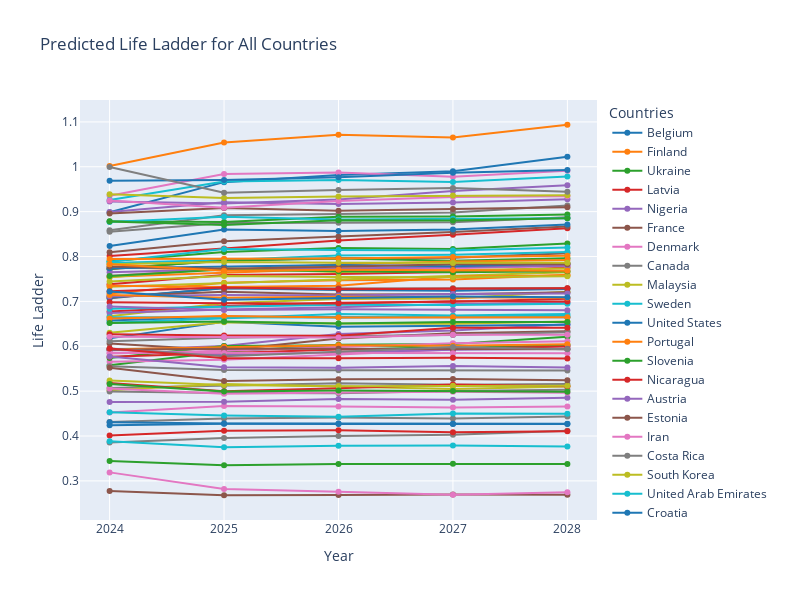

This figure's notebook cell:
### Markdown cell above
##3(c) Linear Regression (for other features)

### Code cell
from plotly import graph_objects as go

# Calculate the happiness score increase/decrease and final happiness score for each country
country_stats = []
for country, forecast in predictions.items():
    initial_score = forecast[0]
    final_score = forecast[-1]
    change = final_score - initial_score
    country_stats.append((country, change, final_score))

# Sort the countries based on the happiness score increase/decrease and final happiness score
country_stats.sort(key=lambda x: (x[1], x[2]), reverse=True)

# Create traces for each country's predicted happiness scores
traces = []
colors = ['#1f77b4', '#ff7f0e', '#2ca02c', '#d62728', '#9467bd', '#8c564b', '#e377c2', '#7f7f7f', '#bcbd22', '#17becf']
for i, (country, _, _) in enumerate(country_stats):
    predicted = pd.DataFrame({'Year': range(2024, 2029), 'Life Ladder': predictions[country]})
    trace = go.Scatter(x=predicted['Year'], y=predicted['Life Ladder'], mode='lines+markers', name=country,
                       line=dict(color=colors[i % len(colors)]), hovertemplate='Year: %{x}<br>Life Ladder: %{y:.4f}')
    traces.append(trace)

layout = go.Layout(
    title='Predicted Life Ladder for All Countries',
    xaxis=dict(title='Year'),
    yaxis=dict(title='Life Ladder'),
    hovermode='closest',
    width=800,
    height=600,
    legend=dict(title='Countries')
)


fig = go.Figure(data=traces, layout=layout)
fig.show()


print("Ranking of Countries:")
print("------------------------")
for i, (country, change, final_score) in enumerate(country_stats, start=1):
    print(f"{i}. {country}")
    print(f"   Increase/Decrease: {change:.4f}")
    print(f"   Final Score: {final_score:.4f}")
    print("------------------------")

### Figure 1 — Plotly figure (JSON) as saved in the notebook; plotly's stock layout.template omitted (floating-point values rounded to 4 significant figures)
{"data": [{"hovertemplate": "Year: %{x}<br>Life Ladder: %{y:.4f}", "line": {"color": "#1f77b4"}, "mode": "lines+markers", "name": "Belgium", "type": "scatter", "x": [2024, 2025, 2026, 2027, 2028], "y": [0.8988, 0.9658, 0.9816, 0.9898, 1.022]}, {"hovertemplate": "Year: %{x}<br>Life Ladder: %{y:.4f}", "line": {"color": "#ff7f0e"}, "mode": "lines+markers", "name": "Finland", "type": "scatter", "x": [2024, 2025, 2026, 2027, 2028], "y": [1.002, 1.054, 1.071, 1.065, 1.094]}, {"hovertemplate": "Year: %{x}<br>Life Ladder: %{y:.4f}", "line": {"color": "#2ca02c"}, "mode": "lines+markers", "name": "Ukraine", "type": "scatter", "x": [2024, 2025, 2026, 2027, 2028], "y": [0.5575, 0.5878, 0.6035, 0.6052, 0.6214]}, {"hovertemplate": "Year: %{x}<br>Life Ladder: %{y:.4f}", "line": {"color": "#d62728"}, "mode": "lines+markers", "name": "Latvia", "type": "scatter", "x": [2024, 2025, 2026, 2027, 2028], "y": [0.8014, 0.8177, 0.836, 0.8484, 0.8628]}, {"hovertemplate": "Year: %{x}<br>Life Ladder: %{y:.4f}", "line": {"color": "#9467bd"}, "mode": "lines+markers", "name": "Nigeria", "type": "scatter", "x": [2024, 2025, 2026, 2027, 2028], "y": [0.5911, 0.6005, 0.6273, 0.6353, 0.6493]}, {"hovertemplate": "Year: %{x}<br>Life Ladder: %{y:.4f}", "line": {"color": "#8c564b"}, "mode": "lines+markers", "name": "France", "type": "scatter", "x": [2024, 2025, 2026, 2027, 2028], "y": [0.8097, 0.8341, 0.8447, 0.8544, 0.867]}, {"hovertemplate": "Year: %{x}<br>Life Ladder: %{y:.4f}", "line": {"color": "#e377c2"}, "mode": "lines+markers", "name": "Denmark", "type": "scatter", "x": [2024, 2025, 2026, 2027, 2028], "y": [0.9356, 0.9839, 0.9873, 0.9776, 0.9913]}, {"hovertemplate": "Year: %{x}<br>Life Ladder: %{y:.4f}", "line": {"color": "#7f7f7f"}, "mode": "lines+markers", "name": "Canada", "type": "scatter", "x": [2024, 2025, 2026, 2027, 2028], "y": [0.8587, 0.8922, 0.8947, 0.8983, 0.9138]}, {"hovertemplate": "Year: %{x}<br>Life Ladder: %{y:.4f}", "line": {"color": "#bcbd22"}, "mode": "lines+markers", "name": "Malaysia", "type": "scatter", "x": [2024, 2025, 2026, 2027, 2028], "y": [0.6667, 0.696, 0.7053, 0.7064, 0.7217]}, {"hovertemplate": "Year: %{x}<br>Life Ladder: %{y:.4f}", "line": {"color": "#17becf"}, "mode": "lines+markers", "name": "Sweden", "type": "scatter", "x": [2024, 2025, 2026, 2027, 2028], "y": [0.9261, 0.9673, 0.9705, 0.9661, 0.9785]}, {"hovertemplate": "Year: %{x}<br>Life Ladder: %{y:.4f}", "line": {"color": "#1f77b4"}, "mode": "lines+markers", "name": "United States", "type": "scatter", "x": [2024, 2025, 2026, 2027, 2028], "y": [0.8232, 0.8601, 0.8569, 0.8603, 0.8712]}, {"hovertemplate": "Year: %{x}<br>Life Ladder: %{y:.4f}", "line": {"color": "#ff7f0e"}, "mode": "lines+markers", "name": "Portugal", "type": "scatter", "x": [2024, 2025, 2026, 2027, 2028], "y": [0.7178, 0.7413, 0.7471, 0.7489, 0.7592]}, {"hovertemplate": "Year: %{x}<br>Life Ladder: %{y:.4f}", "line": {"color": "#2ca02c"}, "mode": "lines+markers", "name": "Slovenia", "type": "scatter", "x": [2024, 2025, 2026, 2027, 2028], "y": [0.7893, 0.81, 0.8189, 0.8167, 0.8288]}, {"hovertemplate": "Year: %{x}<br>Life Ladder: %{y:.4f}", "line": {"color": "#d62728"}, "mode": "lines+markers", "name": "Nicaragua", "type": "scatter", "x": [2024, 2025, 2026, 2027, 2028], "y": [0.7382, 0.7587, 0.7613, 0.7653, 0.7753]}, {"hovertemplate": "Year: %{x}<br>Life Ladder: %{y:.4f}", "line": {"color": "#9467bd"}, "mode": "lines+markers", "name": "Austria", "type": "scatter", "x": [2024, 2025, 2026, 2027, 2028], "y": [0.9225, 0.9179, 0.9273, 0.946, 0.9589]}, {"hovertemplate": "Year: %{x}<br>Life Ladder: %{y:.4f}", "line": {"color": "#8c564b"}, "mode": "lines+markers", "name": "Estonia", "type": "scatter", "x": [2024, 2025, 2026, 2027, 2028], "y": [0.7714, 0.7918, 0.7961, 0.7972, 0.8073]}, {"hovertemplate": "Year: %{x}<br>Life Ladder: %{y:.4f}", "line": {"color": "#e377c2"}, "mode": "lines+markers", "name": "Iran", "type": "scatter", "x": [2024, 2025, 2026, 2027, 2028], "y": [0.5654, 0.57, 0.5814, 0.5928, 0.6013]}, {"hovertemplate": "Year: %{x}<br>Life Ladder: %{y:.4f}", "line": {"color": "#7f7f7f"}, "mode": "lines+markers", "name": "Costa Rica", "type": "scatter", "x": [2024, 2025, 2026, 2027, 2028], "y": [0.8551, 0.8747, 0.8754, 0.8762, 0.8874]}, {"hovertemplate": "Year: %{x}<br>Life Ladder: %{y:.4f}", "line": {"color": "#bcbd22"}, "mode": "lines+markers", "name": "South Korea", "type": "scatter", "x": [2024, 2025, 2026, 2027, 2028], "y": [0.7324, 0.7402, 0.7496, 0.7571, 0.7647]}, {"hovertemplate": "Year: %{x}<br>Life Ladder: %{y:.4f}", "line": {"color": "#17becf"}, "mode": "lines+markers", "name": "United Arab Emirates", "type": "scatter", "x": [2024, 2025, 2026, 2027, 2028], "y": [0.7884, 0.8167, 0.8144, 0.8132, 0.8199]}, {"hovertemplate": "Year: %{x}<br>Life Ladder: %{y:.4f}", "line": {"color": "#1f77b4"}, "mode": "lines+markers", "name": "Croatia", "type": "scatter", "x": [2024, 2025, 2026, 2027, 2028], "y": [0.6176, 0.6544, 0.6438, 0.6453, 0.6478]}, {"hovertemplate": "Year: %{x}<br>Life Ladder: %{y:.4f}", "line": {"color": "#ff7f0e"}, "mode": "lines+markers", "name": "Hungary", "type": "scatter", "x": [2024, 2025, 2026, 2027, 2028], "y": [0.7547, 0.7643, 0.7727, 0.7769, 0.7845]}, {"hovertemplate": "Year: %{x}<br>Life Ladder: %{y:.4f}", "line": {"color": "#2ca02c"}, "mode": "lines+markers", "name": "Congo (Brazzaville)", "type": "scatter", "x": [2024, 2025, 2026, 2027, 2028], "y": [0.5739, 0.6006, 0.6025, 0.5963, 0.6027]}, {"hovertemplate": "Year: %{x}<br>Life Ladder: %{y:.4f}", "line": {"color": "#d62728"}, "mode": "lines+markers", "name": "Kyrgyzstan", "type": "scatter", "x": [2024, 2025, 2026, 2027, 2028], "y": [0.6773, 0.6898, 0.6971, 0.6994, 0.706]}, {"hovertemplate": "Year: %{x}<br>Life Ladder: %{y:.4f}", "line": {"color": "#9467bd"}, "mode": "lines+markers", "name": "Netherlands", "type": "scatter", "x": [2024, 2025, 2026, 2027, 2028], "y": [0.899, 0.921, 0.9172, 0.9206, 0.9276]}, {"hovertemplate": "Year: %{x}<br>Life Ladder: %{y:.4f}", "line": {"color": "#8c564b"}, "mode": "lines+markers", "name": "Georgia", "type": "scatter", "x": [2024, 2025, 2026, 2027, 2028], "y": [0.606, 0.5914, 0.6172, 0.6289, 0.6336]}, {"hovertemplate": "Year: %{x}<br>Life Ladder: %{y:.4f}", "line": {"color": "#e377c2"}, "mode": "lines+markers", "name": "Guinea", "type": "scatter", "x": [2024, 2025, 2026, 2027, 2028], "y": [0.5841, 0.5898, 0.5982, 0.6067, 0.6111]}, {"hovertemplate": "Year: %{x}<br>Life Ladder: %{y:.4f}", "line": {"color": "#7f7f7f"}, "mode": "lines+markers", "name": "Zambia", "type": "scatter", "x": [2024, 2025, 2026, 2027, 2028], "y": [0.3856, 0.3955, 0.3999, 0.4029, 0.4116]}, {"hovertemplate": "Year: %{x}<br>Life Ladder: %{y:.4f}", "line": {"color": "#bcbd22"}, "mode": "lines+markers", "name": "Ecuador", "type": "scatter", "x": [2024, 2025, 2026, 2027, 2028], "y": [0.6302, 0.6534, 0.6509, 0.6499, 0.6554]}, {"hovertemplate": "Year: %{x}<br>Life Ladder: %{y:.4f}", "line": {"color": "#17becf"}, "mode": "lines+markers", "name": "Spain", "type": "scatter", "x": [2024, 2025, 2026, 2027, 2028], "y": [0.7857, 0.792, 0.8026, 0.8038, 0.8099]}, {"hovertemplate": "Year: %{x}<br>Life Ladder: %{y:.4f}", "line": {"color": "#1f77b4"}, "mode": "lines+markers", "name": "Norway", "type": "scatter", "x": [2024, 2025, 2026, 2027, 2028], "y": [0.9687, 0.9708, 0.9767, 0.9867, 0.9928]}, {"hovertemplate": "Year: %{x}<br>Life Ladder: %{y:.4f}", "line": {"color": "#ff7f0e"}, "mode": "lines+markers", "name": "Bosnia and Herzegovina", "type": "scatter", "x": [2024, 2025, 2026, 2027, 2028], "y": [0.7348, 0.7322, 0.7351, 0.7552, 0.7579]}, {"hovertemplate": "Year: %{x}<br>Life Ladder: %{y:.4f}", "line": {"color": "#2ca02c"}, "mode": "lines+markers", "name": "Italy", "type": "scatter", "x": [2024, 2025, 2026, 2027, 2028], "y": [0.773, 0.7907, 0.7958, 0.7905, 0.7959]}, {"hovertemplate": "Year: %{x}<br>Life Ladder: %{y:.4f}", "line": {"color": "#d62728"}, "mode": "lines+markers", "name": "Gabon", "type": "scatter", "x": [2024, 2025, 2026, 2027, 2028], "y": [0.5766, 0.5847, 0.5929, 0.5944, 0.5995]}, {"hovertemplate": "Year: %{x}<br>Life Ladder: %{y:.4f}", "line": {"color": "#9467bd"}, "mode": "lines+markers", "name": "Russia", "type": "scatter", "x": [2024, 2025, 2026, 2027, 2028], "y": [0.6744, 0.6821, 0.6867, 0.6941, 0.6972]}, {"hovertemplate": "Year: %{x}<br>Life Ladder: %{y:.4f}", "line": {"color": "#8c564b"}, "mode": "lines+markers", "name": "Poland", "type": "scatter", "x": [2024, 2025, 2026, 2027, 2028], "y": [0.7072, 0.73, 0.7289, 0.729, 0.7291]}, {"hovertemplate": "Year: %{x}<br>Life Ladder: %{y:.4f}", "line": {"color": "#e377c2"}, "mode": "lines+markers", "name": "El Salvador", "type": "scatter", "x": [2024, 2025, 2026, 2027, 2028], "y": [0.7572, 0.7726, 0.7689, 0.774, 0.7788]}, {"hovertemplate": "Year: %{x}<br>Life Ladder: %{y:.4f}", "line": {"color": "#7f7f7f"}, "mode": "lines+markers", "name": "Indonesia", "type": "scatter", "x": [2024, 2025, 2026, 2027, 2028], "y": [0.6111, 0.619, 0.6226, 0.6253, 0.6312]}, {"hovertemplate": "Year: %{x}<br>Life Ladder: %{y:.4f}", "line": {"color": "#bcbd22"}, "mode": "lines+markers", "name": "Serbia", "type": "scatter", "x": [2024, 2025, 2026, 2027, 2028], "y": [0.7538, 0.7739, 0.7653, 0.7697, 0.7735]}, {"hovertemplate": "Year: %{x}<br>Life Ladder: %{y:.4f}", "line": {"color": "#17becf"}, "mode": "lines+markers", "name": "Vietnam", "type": "scatter", "x": [2024, 2025, 2026, 2027, 2028], "y": [0.6525, 0.6618, 0.672, 0.6686, 0.6719]}, {"hovertemplate": "Year: %{x}<br>Life Ladder: %{y:.4f}", "line": {"color": "#1f77b4"}, "mode": "lines+markers", "name": "Japan", "type": "scatter", "x": [2024, 2025, 2026, 2027, 2028], "y": [0.7083, 0.7292, 0.7254, 0.7235, 0.7275]}, {"hovertemplate": "Year: %{x}<br>Life Ladder: %{y:.4f}", "line": {"color": "#ff7f0e"}, "mode": "lines+markers", "name": "Kazakhstan", "type": "scatter", "x": [2024, 2025, 2026, 2027, 2028], "y": [0.7767, 0.7696, 0.7825, 0.7889, 0.792]}, {"hovertemplate": "Year: %{x}<br>Life Ladder: %{y:.4f}", "line": {"color": "#2ca02c"}, "mode": "lines+markers", "name": "Germany", "type": "scatter", "x": [2024, 2025, 2026, 2027, 2028], "y": [0.8789, 0.8771, 0.8887, 0.8892, 0.8938]}, {"hovertemplate": "Year: %{x}<br>Life Ladder: %{y:.4f}", "line": {"color": "#d62728"}, "mode": "lines+markers", "name": "Albania", "type": "scatter", "x": [2024, 2025, 2026, 2027, 2028], "y": [0.6266, 0.6238, 0.6237, 0.6415, 0.6412]}, {"hovertemplate": "Year: %{x}<br>Life Ladder: %{y:.4f}", "line": {"color": "#9467bd"}, "mode": "lines+markers", "name": "Chile", "type": "scatter", "x": [2024, 2025, 2026, 2027, 2028], "y": [0.7649, 0.7716, 0.7732, 0.7763, 0.7794]}, {"hovertemplate": "Year: %{x}<br>Life Ladder: %{y:.4f}", "line": {"color": "#8c564b"}, "mode": "lines+markers", "name": "New Zealand", "type": "scatter", "x": [2024, 2025, 2026, 2027, 2028], "y": [0.896, 0.9082, 0.9023, 0.9058, 0.9098]}, {"hovertemplate": "Year: %{x}<br>Life Ladder: %{y:.4f}", "line": {"color": "#e377c2"}, "mode": "lines+markers", "name": "Tunisia", "type": "scatter", "x": [2024, 2025, 2026, 2027, 2028], "y": [0.4526, 0.467, 0.4658, 0.4633, 0.466]}, {"hovertemplate": "Year: %{x}<br>Life Ladder: %{y:.4f}", "line": {"color": "#7f7f7f"}, "mode": "lines+markers", "name": "Myanmar", "type": "scatter", "x": [2024, 2025, 2026, 2027, 2028], "y": [0.4314, 0.4388, 0.4415, 0.4392, 0.4437]}, {"hovertemplate": "Year: %{x}<br>Life Ladder: %{y:.4f}", "line": {"color": "#bcbd22"}, "mode": "lines+markers", "name": "Slovakia", "type": "scatter", "x": [2024, 2025, 2026, 2027, 2028], "y": [0.7441, 0.7566, 0.7544, 0.7539, 0.756]}, {"hovertemplate": "Year: %{x}<br>Life Ladder: %{y:.4f}", "line": {"color": "#17becf"}, "mode": "lines+markers", "name": "Mongolia", "type": "scatter", "x": [2024, 2025, 2026, 2027, 2028], "y": [0.6836, 0.6876, 0.6923, 0.6921, 0.6948]}, {"hovertemplate": "Year: %{x}<br>Life Ladder: %{y:.4f}", "line": {"color": "#1f77b4"}, "mode": "lines+markers", "name": "Kosovo", "type": "scatter", "x": [2024, 2025, 2026, 2027, 2028], "y": [0.7737, 0.7779, 0.781, 0.7783, 0.7846]}, {"hovertemplate": "Year: %{x}<br>Life Ladder: %{y:.4f}", "line": {"color": "#ff7f0e"}, "mode": "lines+markers", "name": "Nepal", "type": "scatter", "x": [2024, 2025, 2026, 2027, 2028], "y": [0.5935, 0.5988, 0.6024, 0.6014, 0.6043]}, {"hovertemplate": "Year: %{x}<br>Life Ladder: %{y:.4f}", "line": {"color": "#2ca02c"}, "mode": "lines+markers", "name": "Lithuania", "type": "scatter", "x": [2024, 2025, 2026, 2027, 2028], "y": [0.7567, 0.7709, 0.7672, 0.7647, 0.767]}, {"hovertemplate": "Year: %{x}<br>Life Ladder: %{y:.4f}", "line": {"color": "#d62728"}, "mode": "lines+markers", "name": "Egypt", "type": "scatter", "x": [2024, 2025, 2026, 2027, 2028], "y": [0.4011, 0.412, 0.413, 0.4085, 0.4105]}, {"hovertemplate": "Year: %{x}<br>Life Ladder: %{y:.4f}", "line": {"color": "#9467bd"}, "mode": "lines+markers", "name": "Mali", "type": "scatter", "x": [2024, 2025, 2026, 2027, 2028], "y": [0.4759, 0.4761, 0.4825, 0.4809, 0.4852]}, {"hovertemplate": "Year: %{x}<br>Life Ladder: %{y:.4f}", "line": {"color": "#8c564b"}, "mode": "lines+markers", "name": "Greece", "type": "scatter", "x": [2024, 2025, 2026, 2027, 2028], "y": [0.711, 0.7212, 0.7152, 0.7159, 0.7203]}, {"hovertemplate": "Year: %{x}<br>Life Ladder: %{y:.4f}", "line": {"color": "#e377c2"}, "mode": "lines+markers", "name": "Ireland", "type": "scatter", "x": [2024, 2025, 2026, 2027, 2028], "y": [0.9251, 0.9085, 0.924, 0.9324, 0.9344]}, {"hovertemplate": "Year: %{x}<br>Life Ladder: %{y:.4f}", "line": {"color": "#7f7f7f"}, "mode": "lines+markers", "name": "Cambodia", "type": "scatter", "x": [2024, 2025, 2026, 2027, 2028], "y": [0.5072, 0.512, 0.5176, 0.5141, 0.5161]}, {"hovertemplate": "Year: %{x}<br>Life Ladder: %{y:.4f}", "line": {"color": "#bcbd22"}, "mode": "lines+markers", "name": "Pakistan", "type": "scatter", "x": [2024, 2025, 2026, 2027, 2028], "y": [0.5018, 0.516, 0.5103, 0.5046, 0.5105]}, {"hovertemplate": "Year: %{x}<br>Life Ladder: %{y:.4f}", "line": {"color": "#17becf"}, "mode": "lines+markers", "name": "Australia", "type": "scatter", "x": [2024, 2025, 2026, 2027, 2028], "y": [0.877, 0.8888, 0.8827, 0.8839, 0.8855]}, {"hovertemplate": "Year: %{x}<br>Life Ladder: %{y:.4f}", "line": {"color": "#1f77b4"}, "mode": "lines+markers", "name": "Bolivia", "type": "scatter", "x": [2024, 2025, 2026, 2027, 2028], "y": [0.6576, 0.6664, 0.6649, 0.6642, 0.6649]}, {"hovertemplate": "Year: %{x}<br>Life Ladder: %{y:.4f}", "line": {"color": "#ff7f0e"}, "mode": "lines+markers", "name": "Uruguay", "type": "scatter", "x": [2024, 2025, 2026, 2027, 2028], "y": [0.7942, 0.7953, 0.7956, 0.7991, 0.8015]}, {"hovertemplate": "Year: %{x}<br>Life Ladder: %{y:.4f}", "line": {"color": "#2ca02c"}, "mode": "lines+markers", "name": "United Kingdom", "type": "scatter", "x": [2024, 2025, 2026, 2027, 2028], "y": [0.8782, 0.87, 0.8807, 0.8803, 0.8852]}, {"hovertemplate": "Year: %{x}<br>Life Ladder: %{y:.4f}", "line": {"color": "#d62728"}, "mode": "lines+markers", "name": "Argentina", "type": "scatter", "x": [2024, 2025, 2026, 2027, 2028], "y": [0.7224, 0.7307, 0.7268, 0.7278, 0.7292]}, {"hovertemplate": "Year: %{x}<br>Life Ladder: %{y:.4f}", "line": {"color": "#9467bd"}, "mode": "lines+markers", "name": "Mauritius", "type": "scatter", "x": [2024, 2025, 2026, 2027, 2028], "y": [0.7114, 0.714, 0.7133, 0.7165, 0.7174]}, {"hovertemplate": "Year: %{x}<br>Life Ladder: %{y:.4f}", "line": {"color": "#8c564b"}, "mode": "lines+markers", "name": "Brazil", "type": "scatter", "x": [2024, 2025, 2026, 2027, 2028], "y": [0.7778, 0.7726, 0.7771, 0.783, 0.7828]}, {"hovertemplate": "Year: %{x}<br>Life Ladder: %{y:.4f}", "line": {"color": "#e377c2"}, "mode": "lines+markers", "name": "North Macedonia", "type": "scatter", "x": [2024, 2025, 2026, 2027, 2028], "y": [0.6212, 0.6205, 0.6197, 0.6256, 0.6254]}, {"hovertemplate": "Year: %{x}<br>Life Ladder: %{y:.4f}", "line": {"color": "#7f7f7f"}, "mode": "lines+markers", "name": "Kenya", "type": "scatter", "x": [2024, 2025, 2026, 2027, 2028], "y": [0.4993, 0.4958, 0.4954, 0.5003, 0.5032]}, {"hovertemplate": "Year: %{x}<br>Life Ladder: %{y:.4f}", "line": {"color": "#bcbd22"}, "mode": "lines+markers", "name": "Romania", "type": "scatter", "x": [2024, 2025, 2026, 2027, 2028], "y": [0.7827, 0.7879, 0.7859, 0.7856, 0.7862]}, {"hovertemplate": "Year: %{x}<br>Life Ladder: %{y:.4f}", "line": {"color": "#17becf"}, "mode": "lines+markers", "name": "Dominican Republic", "type": "scatter", "x": [2024, 2025, 2026, 2027, 2028], "y": [0.6645, 0.6648, 0.664, 0.6662, 0.6678]}, {"hovertemplate": "Year: %{x}<br>Life Ladder: %{y:.4f}", "line": {"color": "#1f77b4"}, "mode": "lines+markers", "name": "Jordan", "type": "scatter", "x": [2024, 2025, 2026, 2027, 2028], "y": [0.4238, 0.4271, 0.4267, 0.4265, 0.4269]}, {"hovertemplate": "Year: %{x}<br>Life Ladder: %{y:.4f}", "line": {"color": "#ff7f0e"}, "mode": "lines+markers", "name": "Moldova", "type": "scatter", "x": [2024, 2025, 2026, 2027, 2028], "y": [0.6618, 0.6675, 0.664, 0.6648, 0.6649]}, {"hovertemplate": "Year: %{x}<br>Life Ladder: %{y:.4f}", "line": {"color": "#2ca02c"}, "mode": "lines+markers", "name": "Peru", "type": "scatter", "x": [2024, 2025, 2026, 2027, 2028], "y": [0.6518, 0.6551, 0.6506, 0.654, 0.6541]}, {"hovertemplate": "Year: %{x}<br>Life Ladder: %{y:.4f}", "line": {"color": "#d62728"}, "mode": "lines+markers", "name": "Philippines", "type": "scatter", "x": [2024, 2025, 2026, 2027, 2028], "y": [0.698, 0.6956, 0.6954, 0.7001, 0.6998]}, {"hovertemplate": "Year: %{x}<br>Life Ladder: %{y:.4f}", "line": {"color": "#9467bd"}, "mode": "lines+markers", "name": "Senegal", "type": "scatter", "x": [2024, 2025, 2026, 2027, 2028], "y": [0.5928, 0.5813, 0.586, 0.5921, 0.5945]}, {"hovertemplate": "Year: %{x}<br>Life Ladder: %{y:.4f}", "line": {"color": "#8c564b"}, "mode": "lines+markers", "name": "Bulgaria", "type": "scatter", "x": [2024, 2025, 2026, 2027, 2028], "y": [0.5924, 0.5943, 0.5943, 0.5935, 0.5934]}, {"hovertemplate": "Year: %{x}<br>Life Ladder: %{y:.4f}", "line": {"color": "#e377c2"}, "mode": "lines+markers", "name": "South Africa", "type": "scatter", "x": [2024, 2025, 2026, 2027, 2028], "y": [0.5857, 0.5853, 0.5856, 0.5847, 0.5845]}, {"hovertemplate": "Year: %{x}<br>Life Ladder: %{y:.4f}", "line": {"color": "#7f7f7f"}, "mode": "lines+markers", "name": "Morocco", "type": "scatter", "x": [2024, 2025, 2026, 2027, 2028], "y": [0.5949, 0.578, 0.5881, 0.5981, 0.5935]}, {"hovertemplate": "Year: %{x}<br>Life Ladder: %{y:.4f}", "line": {"color": "#bcbd22"}, "mode": "lines+markers", "name": "Switzerland", "type": "scatter", "x": [2024, 2025, 2026, 2027, 2028], "y": [0.939, 0.9306, 0.934, 0.9361, 0.9365]}, {"hovertemplate": "Year: %{x}<br>Life Ladder: %{y:.4f}", "line": {"color": "#17becf"}, "mode": "lines+markers", "name": "Bangladesh", "type": "scatter", "x": [2024, 2025, 2026, 2027, 2028], "y": [0.453, 0.4457, 0.4427, 0.4499, 0.4498]}, {"hovertemplate": "Year: %{x}<br>Life Ladder: %{y:.4f}", "line": {"color": "#1f77b4"}, "mode": "lines+markers", "name": "Sri Lanka", "type": "scatter", "x": [2024, 2025, 2026, 2027, 2028], "y": [0.4308, 0.4278, 0.4279, 0.4274, 0.4271]}, {"hovertemplate": "Year: %{x}<br>Life Ladder: %{y:.4f}", "line": {"color": "#ff7f0e"}, "mode": "lines+markers", "name": "Uzbekistan", "type": "scatter", "x": [2024, 2025, 2026, 2027, 2028], "y": [0.7141, 0.7081, 0.7105, 0.7091, 0.708]}, {"hovertemplate": "Year: %{x}<br>Life Ladder: %{y:.4f}", "line": {"color": "#2ca02c"}, "mode": "lines+markers", "name": "Tanzania", "type": "scatter", "x": [2024, 2025, 2026, 2027, 2028], "y": [0.3445, 0.3349, 0.3375, 0.338, 0.3377]}, {"hovertemplate": "Year: %{x}<br>Life Ladder: %{y:.4f}", "line": {"color": "#d62728"}, "mode": "lines+markers", "name": "Uganda", "type": "scatter", "x": [2024, 2025, 2026, 2027, 2028], "y": [0.5183, 0.4996, 0.5065, 0.5147, 0.5107]}, {"hovertemplate": "Year: %{x}<br>Life Ladder: %{y:.4f}", "line": {"color": "#9467bd"}, "mode": "lines+markers", "name": "Colombia", "type": "scatter", "x": [2024, 2025, 2026, 2027, 2028], "y": [0.6887, 0.6811, 0.6826, 0.6809, 0.6804]}, {"hovertemplate": "Year: %{x}<br>Life Ladder: %{y:.4f}", "line": {"color": "#8c564b"}, "mode": "lines+markers", "name": "Zimbabwe", "type": "scatter", "x": [2024, 2025, 2026, 2027, 2028], "y": [0.2773, 0.268, 0.2686, 0.2698, 0.2689]}, {"hovertemplate": "Year: %{x}<br>Life Ladder: %{y:.4f}", "line": {"color": "#e377c2"}, "mode": "lines+markers", "name": "Namibia", "type": "scatter", "x": [2024, 2025, 2026, 2027, 2028], "y": [0.5059, 0.4941, 0.4969, 0.4984, 0.4966]}, {"hovertemplate": "Year: %{x}<br>Life Ladder: %{y:.4f}", "line": {"color": "#7f7f7f"}, "mode": "lines+markers", "name": "Laos", "type": "scatter", "x": [2024, 2025, 2026, 2027, 2028], "y": [0.5555, 0.5469, 0.5465, 0.5464, 0.546]}, {"hovertemplate": "Year: %{x}<br>Life Ladder: %{y:.4f}", "line": {"color": "#bcbd22"}, "mode": "lines+markers", "name": "Benin", "type": "scatter", "x": [2024, 2025, 2026, 2027, 2028], "y": [0.5235, 0.5136, 0.5108, 0.5119, 0.5119]}, {"hovertemplate": "Year: %{x}<br>Life Ladder: %{y:.4f}", "line": {"color": "#17becf"}, "mode": "lines+markers", "name": "India", "type": "scatter", "x": [2024, 2025, 2026, 2027, 2028], "y": [0.3885, 0.3747, 0.3785, 0.3788, 0.3766]}, {"hovertemplate": "Year: %{x}<br>Life Ladder: %{y:.4f}", "line": {"color": "#1f77b4"}, "mode": "lines+markers", "name": "Thailand", "type": "scatter", "x": [2024, 2025, 2026, 2027, 2028], "y": [0.7222, 0.7038, 0.7076, 0.7108, 0.7093]}, {"hovertemplate": "Year: %{x}<br>Life Ladder: %{y:.4f}", "line": {"color": "#ff7f0e"}, "mode": "lines+markers", "name": "Mexico", "type": "scatter", "x": [2024, 2025, 2026, 2027, 2028], "y": [0.783, 0.7683, 0.7703, 0.7702, 0.7685]}, {"hovertemplate": "Year: %{x}<br>Life Ladder: %{y:.4f}", "line": {"color": "#2ca02c"}, "mode": "lines+markers", "name": "Ghana", "type": "scatter", "x": [2024, 2025, 2026, 2027, 2028], "y": [0.5157, 0.4992, 0.5014, 0.5005, 0.4984]}, {"hovertemplate": "Year: %{x}<br>Life Ladder: %{y:.4f}", "line": {"color": "#d62728"}, "mode": "lines+markers", "name": "Ivory Coast", "type": "scatter", "x": [2024, 2025, 2026, 2027, 2028], "y": [0.5952, 0.5735, 0.5734, 0.5742, 0.5729]}, {"hovertemplate": "Year: %{x}<br>Life Ladder: %{y:.4f}", "line": {"color": "#9467bd"}, "mode": "lines+markers", "name": "Cameroon", "type": "scatter", "x": [2024, 2025, 2026, 2027, 2028], "y": [0.5772, 0.5535, 0.5522, 0.5561, 0.5524]}, {"hovertemplate": "Year: %{x}<br>Life Ladder: %{y:.4f}", "line": {"color": "#8c564b"}, "mode": "lines+markers", "name": "Türkiye", "type": "scatter", "x": [2024, 2025, 2026, 2027, 2028], "y": [0.5524, 0.5228, 0.5264, 0.5272, 0.5241]}, {"hovertemplate": "Year: %{x}<br>Life Ladder: %{y:.4f}", "line": {"color": "#e377c2"}, "mode": "lines+markers", "name": "Lebanon", "type": "scatter", "x": [2024, 2025, 2026, 2027, 2028], "y": [0.319, 0.2817, 0.2757, 0.2692, 0.2746]}, {"hovertemplate": "Year: %{x}<br>Life Ladder: %{y:.4f}", "line": {"color": "#7f7f7f"}, "mode": "lines+markers", "name": "Israel", "type": "scatter", "x": [2024, 2025, 2026, 2027, 2028], "y": [0.9995, 0.9422, 0.9483, 0.9528, 0.9445]}], "layout": {"height": 600, "hovermode": "closest", "legend": {"title": {"text": "Countries"}}, "title": {"text": "Predicted Life Ladder for All Countries"}, "width": 800, "xaxis": {"title": {"text": "Year"}}, "yaxis": {"title": {"text": "Life Ladder"}}}}
